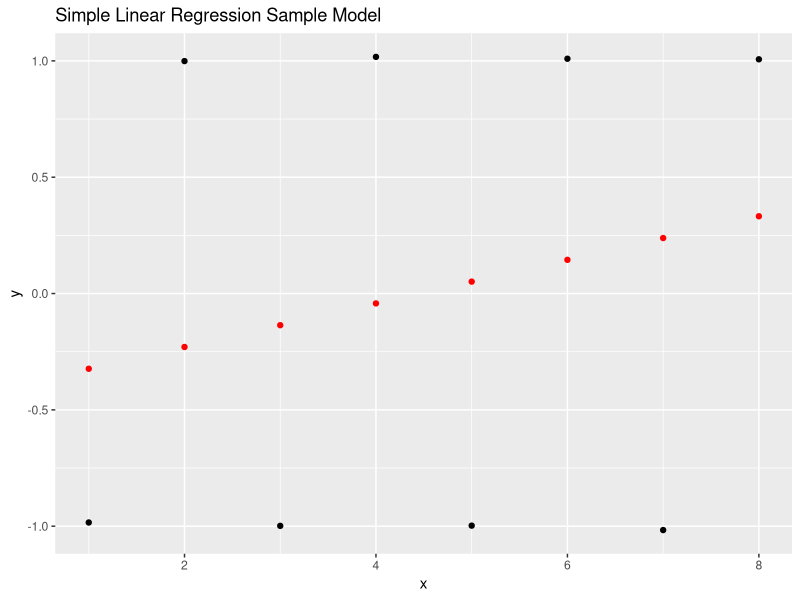

This figure's R source: (Note: this script raises an error after producing the figure.)
library(forecast)
library(tseries)
library(tidyverse)

pathdata <- tibble(x = c(1, 2, 3, 4, 5, 6, 7, 8), y = c(-1, 1, -1, 1, -1, 1, -1, 1))

# add some random noise
pathdata$y <- pathdata$y + rnorm(8) * 0.01

linearmodel <- lm(pathdata$y ~ pathdata$x)
linearfit <- predict.lm(linearmodel)

ggplot(pathdata) +
  geom_point(mapping=aes(x, y), color="black") +
  geom_point(mapping=aes(x, linearfit), color="red") +
  labs(title = "Simple Linear Regression Sample Model")

# adf.test(y, alternative="stationary")
arimamodel <- arima(pathdata$y, order=c(1,1,0))
arimafit <- as.vector(forecast(arimamodel, h=8)$mean)

ggplot(pathdata) +
  geom_point(mapping=aes(x, y), color="black") +
  geom_point(mapping=aes(x, arimafit), color="red") +
  labs(title = "Time Series Sample Model")
